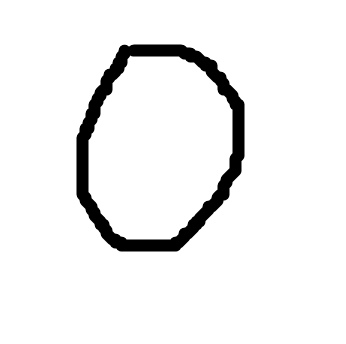
%> input picture English/predict number/0.png, 346 x 344 px
$ octave --eval "result = pred_number('0.png');"   (GNU Octave 9; MATLAB toolbox functions it lacks are replaced by stand-ins)
%> lines starting %> are read from the running program, lines starting %| are printed output that depends on the picture; in (x1, y1, x2, y2) boxes, pixels count from 0 and x2, y2 are one past the last pixel; in counts of white or black regions, pixels touching at a corner belong together; the program's own positions count from 1
### English/predict number/center_move.m
function  shiftedImage = center_move(im_file)
%> called with im_file = '0.png'

im = imread(im_file);
%> im is the input picture: size 344x346x3 uint8; min 0, max 255, mean 239.5
im = rgb2gray(im);
%> im: size 344x346 uint8
im_binary = imcomplement(im);
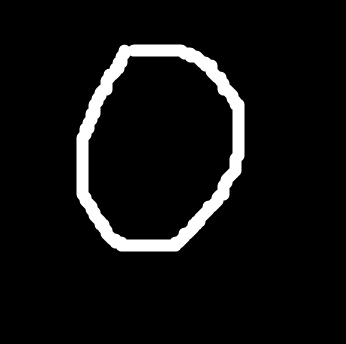
%> im_binary: size 344x346 uint8; min 0, max 255, mean 15.5
im_binary = im_binary>0;
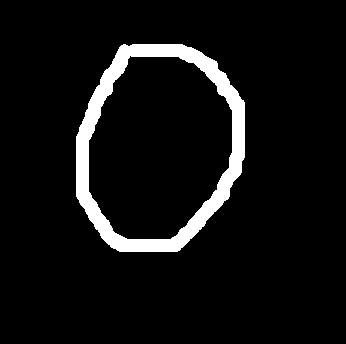
%> im_binary: size 344x346 logical; 6.6% white; 1 white region, box (x1, y1, x2, y2) and area: (76, 44, 245, 252) 7874

%%
measurements = regionprops(im_binary, 'Centroid');
%> measurements = 1 region; Centroid: [159.1 147.5]
[rows, columns] = size(im_binary);
%> rows = 344; columns = 346
rowsToShift = round(rows/2- measurements.Centroid(2));
%> rowsToShift = 24
columnsToShift = round(columns/2 - measurements.Centroid(1));
%> columnsToShift = 14

% Call circshift to move region to the center.
shiftedImage = circshift(im, [rowsToShift columnsToShift]);
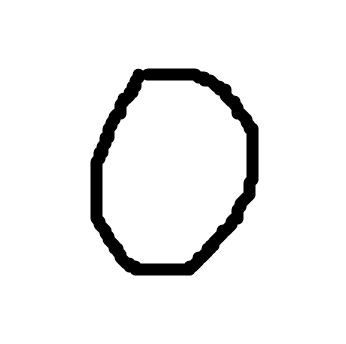
%> shiftedImage: size 344x346 uint8; min 0, max 255, mean 239.5; mean of the top-left, top-right, bottom-left and bottom-right quarters 239.5, 239.1, 239.2, 240.2

imshow(shiftedImage)
end

### English/predict number/sigmoid.m
function g = sigmoid(z)
%SIGMOID Compute sigmoid functoon
%   J = SIGMOID(z) computes the sigmoid of z.

g = 1.0 ./ (1.0 + exp(-z));
end

### English/predict number/pred_number.m
function [pred] = pred_number(im_file)

load('theta.mat');
shiftedImage = center_move(im_file);

shiftedImage = uint8(255) - shiftedImage;     %complement image
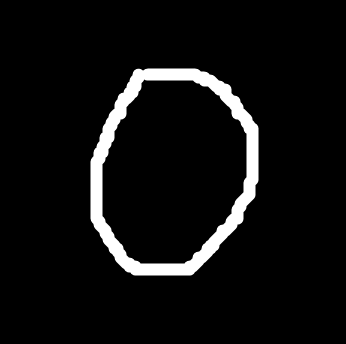
%> shiftedImage: size 344x346 uint8; min 0, max 255, mean 15.5; mean of the top-left, top-right, bottom-left and bottom-right quarters 15.5, 15.9, 15.8, 14.8
shiftedImage = imresize(shiftedImage,[28,28]);
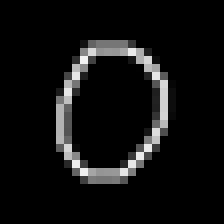
%> shiftedImage: size 28x28 uint8 (shown 8 times larger); min 0, max 241, mean 16.3
imshow(shiftedImage)
shiftedImage = shiftedImage(:);
%> shiftedImage = 784 values, max 241 at index 288, min 0 at index 1, mean 16.29
shiftedImage = double(shiftedImage)/127.5 - 1;
%> shiftedImage = 784 values, max 0.89 at index 288, min -1 at index 1, mean -0.872
a1 = shiftedImage;
%> a1 has the same summary as shiftedImage

  a1 = [ 1; a1];
%> a1 = 785 values, max 1 at index 1, min -1 at index 2, mean -0.87
  z2 = Theta1 * a1;
%> z2 = 300 values, max 8.51 at index 193, min -10.27 at index 43, mean -0.233
  a2 = sigmoid(z2);
%> in sigmoid, `g = 1.0 ./ (1.0 + exp(-z));`: g = 300 values, max 1 at index 193, min 3.47e-05 at index 43, mean 0.47
%> a2 has the same summary as g in sigmoid
  a2 = [1;a2];
%> a2 = 301 values, max 1 at index 1, min 3.47e-05 at index 44, mean 0.471
  z3 = Theta2 * a2;
%> z3 = 300 values, max 1.79 at index 173, min -1.7 at index 126, mean -0.0588
  a3 = sigmoid(z3);
%> a3 = 300 values, max 0.857 at index 173, min 0.155 at index 126, mean 0.486
  a3 = [1;a3];
%> a3 = 301 values, max 1 at index 1, min 0.155 at index 127, mean 0.488
  z4 = Theta3 * a3;
%> z4 = [-21.4; -12.29; -14.57; -20.58; -11.32; -11.38; -6.94; -20.88; -6.2; 3.96]
  a4 = sigmoid(z4);
%> a4 = [5.07e-10; 4.61e-06; 4.72e-07; 1.15e-09; 1.21e-05; 1.14e-05; 0.000965; 8.57e-10; 0.00203; 0.981]

[~, pred] = max((a4));
%> pred = 10

if pred == 10
    pred = 0;
end

end
